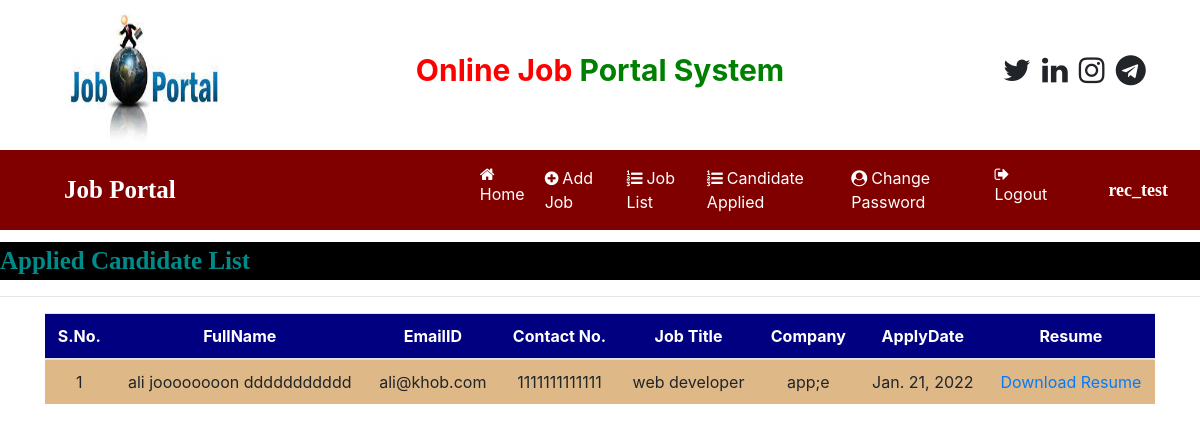
The app's page /applied_candidatelist (signed in) with its own data.
### job/models.py (models this page shows, shortened)
class Apply(models.Model):
    job = models.ForeignKey(Job,on_delete=models.CASCADE)
    student = models.ForeignKey(StudentUser, on_delete=models.CASCADE)
    resume = models.FileField(null=True)
    applydate = models.DateField()

class StudentUser(models.Model):
    user = models.ForeignKey(User, on_delete=models.CASCADE)
    mobile = models.CharField(max_length=15, null=True)
    image = models.FileField(null=True)
    gender = models.CharField(max_length=10, null=True)
    type = models.CharField(max_length=15, null=True)

class Job(models.Model):
    recruiter = models.ForeignKey(Recruiter,on_delete=models.CASCADE)
    start_date = models.DateField()
    end_date = models.DateField()
    title = models.CharField(max_length=100)
    salary = models.FloatField(max_length=20)
    image = models.FileField()
    description = models.CharField(max_length=300)
    experience = models.CharField(max_length=50)
    location = models.CharField(max_length=100)
    skills = models.CharField(max_length=100)
    creationdate = models.DateField()

class Recruiter(models.Model):
    user = models.ForeignKey(User, on_delete=models.CASCADE)
    mobile = models.CharField(max_length=15, null=True)
    image = models.FileField(null=True)
    gender = models.CharField(max_length=10, null=True)
    company = models.CharField(max_length=100, null=True)
    type = models.CharField(max_length=15, null=True)
    status = models.CharField(max_length=20, null=True)

### job/views.py (the view)
# urls.py: path('applied_candidatelist', applied_candidatelist, name='applied_candidatelist'),
def applied_candidatelist(request):
    if not request.user.is_authenticated:
        return redirect('job:recruiter_login')
    data = Apply.objects.all()
    d = {'data' : data}
    return render(request, 'job/applied_candidatelist.html',d)

### job/templates/job/applied_candidatelist.html (shortened to what this page needs)
{% load static %}
{% block body %}
{% include 'job/recruiter_navigation.html' %}
<marquee behavior="" direction="" style="font-family: cursive; font-size: 25px; color: darkcyan;background-color: black; font-weight: bold; margin-top: 1%;">
    Applied Candidate List
</marquee>
<hr>
<div class="container">
    <table id="example" class="table table-hover ">
        <thead>
            <tr style="background-color: #000080; color: white;">
                <th>S.No.</th>
                <th>FullName</th>
                <th>EmailID</th>
                <th>Contact No.</th>
                <th>Job Title</th>
                <th>Company</th>
                <th>ApplyDate</th>
                <th>Resume</th>
            </tr>
        </thead>
        <tbody>
            {% for i in data %}
                {% ifequal request.user.id i.job.recruiter.user.id %}
                    <tr style="background-color: #DEB887;">
                        <td>{{forloop.counter}}</td>
                        <td>{{i.student.user.first_name}} {{i.student.user.last_name}}</td>
                        <td>{{i.student.user.username}}</td>
                        <td>{{i.student.mobile}}</td>
                        <td>{{i.job.title}}</td>
                        <td>{{i.job.recruiter.company}}</td>
                        <td>{{i.applydate}}</td>
                        <td><a href="{{i.resume.url}}">Download Resume</a></td>
                    </tr>
                {% endifequal %}
            {% endfor %}
        </tbody>
    </table>
</div>
{% endblock body %}

### job/templates/job/recruiter_navigation.html (shortened to what this page needs)
<html>
    <head>
        {% load static %}
        <link rel="stylesheet" href="https://maxcdn.bootstrapcdn.com/bootstrap/4.5.2/css/bootstrap.min.css">
        <link rel="stylesheet" href="https://cdnjs.cloudflare.com/ajax/libs/font-awesome/4.7.0/css/font-awesome.min.css">
    </head>
    <body>
        <div class="container">
            <div class="row">
                <div class="col-sm-3">
                    <img src="{% static 'job/images/download.jpeg' %}" width="180px;" height="150px;">
                </div>
                <div class="col-sm-6 mt-5 text-center">
                    <span style="font-weight: bold; font-size: 30px;">
                        <span style="color:red;">Online Job</span>
                        <span style="color:green;">Portal System</span>
                    </span>
                </div>
                <div class="col-sm-3 mt-5" style="padding-left: 10%;">
                    <span style="font-weight: bold; font-size: 30px;">
                        <span><i class="fa fa-twitter pl-1"></i></span>
                        <span><i class="fa fa-linkedin pl-1"></i></span>
                        <span><i class="fa fa-instagram pl-1"></i></span>
                        <span><i class="fa fa-telegram pl-1"></i></span>
                    </span>
                </div>
            </div>
        </div>
        <nav class="navbar navbar-expand-sm" style="background-color: maroon;">
            <a href="" class="navbar-brand text-white pl-5 font-weight-bold" style="font-family: cursive; font-size: 25px;">Job Portal</a>
            <ul class="navbar-nav">
                <li class="nav-item">
                    <a href="{% url 'job:recruiter_home' %}" class="nav-link" style="margin-left: 280px;;"><i class="fa fa-home mr-1"></i>Home</a>
                </li>
                <li class="nav-item">
                    <a href="{% url 'job:add_job' %}" class="nav-link"><i class="fa fa-plus-circle mr-1"></i>Add Job</a>
                </li>
                <li class="nav-item">
                    <a href="{% url 'job:job_list' %}" class="nav-link"><i class="fa fa-list-ol mr-1"></i>Job List</a>
                </li>
                <li class="nav-item">
                    <a href="{% url 'job:applied_candidatelist' %}" class="nav-link"><i class="fa fa-list-ol mr-1"></i>Candidate Applied</a>
                </li>
                <li class="nav-item">
                    <a href="{% url 'job:change_passwordrecruiter' %}" class="nav-link"><i class="fa fa-user-circle mr-1"></i>Change Password</a>
                </li>
                <li class="nav-item">
                    <a href="{% url 'job:Logout' %}" class="nav-link"><i class="fa fa-sign-out mr-1"></i>Logout</a>
                </li>
            </ul>
            <a href="" class="navbar-brand text-white pl-5 font-weight-bold" style="font-family: cursive; font-size: 18px;">{{request.user.first_name}}</a>
        </nav>
    </body>
</html>

### job/templates/job/recruiter_navigation.html (style rules this page uses)
.nav-link { color: white !important; margin-right: 4px; }

### job/templates/job/applied_candidatelist.html (style rules this page uses)
tr { text-align: center; }

### records on screen
Apply: student.user.first_name "ali joooooooon", student.user.last_name "ddddddddddd", student.user.username "ali@khob.com", student.mobile "1111111111111", job "web developer", job.recruiter.company "app;e", applydate "Jan. 21, 2022"

### other values on screen
{{ request.user.first_name }} "rec_test"
